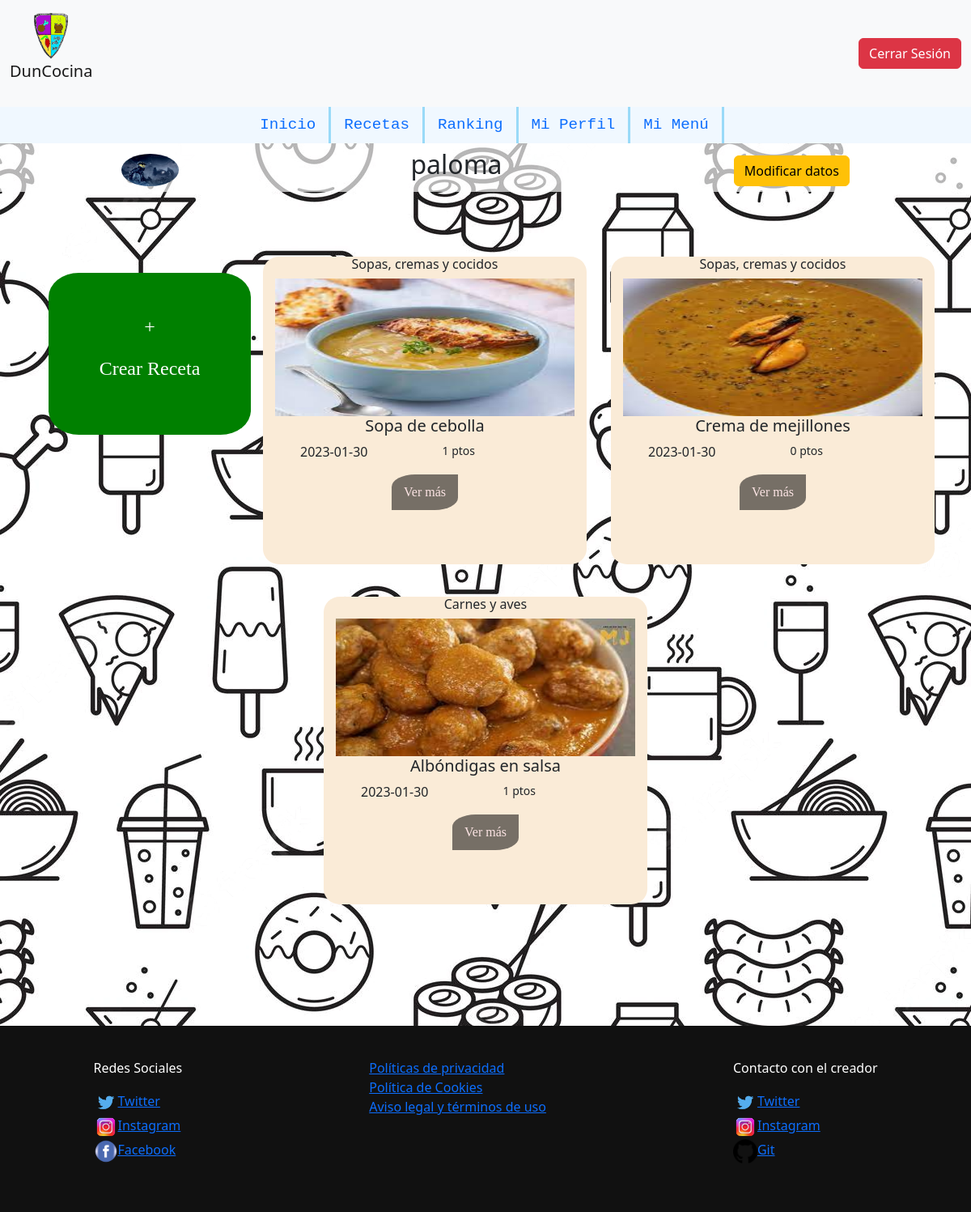
/php/mi_perfil.php (signed in), run on the app's committed database.
### tables this page shows
CREATE TABLE `usuario` (
  `id_user` int(2) NOT NULL,
  `nombre` varchar(30) NOT NULL,
  `contraseña` varchar(255) NOT NULL,
  `foto` varchar(350) DEFAULT NULL
);

CREATE TABLE `receta` (
  `id_receta` int(3) NOT NULL,
  `id_user` int(2) NOT NULL,
  `nombre` varchar(50) NOT NULL,
  `imagen` varchar(350) NOT NULL,
  `tiempo` int(3) NOT NULL,
  `categoria` varchar(30) NOT NULL,
  `ingredientes` varchar(350) NOT NULL,
  `alergenos` varchar(50) DEFAULT NULL,
  `pasos` varchar(1000) NOT NULL,
  `fecha` date NOT NULL COMMENT 'Fecha de subida de la receta',
  `puntuacion` int(5) NOT NULL DEFAULT 0
);

### php/mi_perfil.php (the view, shortened to what this page needs)
<!DOCTYPE html>
<html lang="es">
<head>
    <link href="https://cdn.jsdelivr.net/npm/bootstrap@5.2.0/dist/css/bootstrap.min.css" rel="stylesheet">
    <link  rel="stylesheet" type="text/css" href="../estilos/estilos.css?3.5"/>
</head>
<body>
<?php
    require('./funciones.php');
    $conexion=conexion();
    if(isset($_SESSION['id'])){
        if($_SESSION['id']!='01'){
            $r1=".";
            $e1="..";
            $e2=".";
            $i="../";
            echo insert_cab($r1,$i);
            echo insert_nav($e1,$e2);
            $id=$_SESSION["id"];
            $nombre=$_SESSION["nombre"];
            $imagen=obtener_foto($id);
            echo
                '
                    <header id="datos_user">
                        <img src="'.$imagen.'">
                        <div>
                        <h2>'.$nombre.'</h2>
                        </div>
                        <a href="'.$e2.'/editar_datos_user.php" class="btn btn-warning" role="button">Modificar datos</a>
                    </header>
                ';
            echo '<main><div class="contenedor">';
            echo'
                <a id="crear_receta" href="'.$r1.'/crear_receta.php">
                    <div class="boton_crear_receta">
                        <p>+</p><p>Crear Receta</p>
                    </div>
                </a>';
                $sentencia="select id_receta, nombre, imagen, categoria,
                    fecha, puntuacion from receta where id_user=?";
                $consulta=$conexion->prepare($sentencia);
                $consulta->bind_param("i",$id);
                $consulta->bind_result($id_receta ,$nombre_receta, $imagen, $categoria,
                                    $fecha, $puntuacion);
                $consulta->execute();
                $consulta->store_result();
                while($consulta->fetch()){
                    echo'
                        <div class="tarjeta_receta">
                            <h6>'.$categoria.'</h6>
                            <img src="../'.$imagen.'" class="card-img-top" alt="...">
                            <div class="cuerpo_t">
                                <h5>'.$nombre_receta.'</h5>
                            </div>
                            <div class="data_t">
                                    <p>'.$fecha.'</p>
                                    <small>'.$puntuacion.' ptos</small></p>
                            </div>
                            <a href='.$e2.'/ver_receta.php?id_receta='.$id_receta.'>Ver más</a>
                        </div>
                    ';
                   }
            echo'</div></main>';
            echo insert_footer();
        }
    }
?>
</body>
</html>

### estilos/estilos.css (style rules this page uses)
html { min-height: 100%; position: relative; }
* { margin:0%; padding:0%; }
body { background-image: url("../imagenes/fondos/fondo1.webp"); width: 100%; height: 100%; margin: 0; }
main { margin-bottom: 30%; }
#datos_user { background-color: #ffffffac; display: flex; align-items: flex-end; justify-content: space-around; padding: 7px; }
#datos_user img { width:6%; border-radius: 50%; }
.contenedor { margin-top: 5%; display: flex; justify-content:center; flex-wrap: wrap; }
#crear_receta { text-decoration: none; font-family: cursive; font-size: x-large; width: 250px; height: 200px; margin: 20px 15px; }
.boton_crear_receta p { color:white }
.boton_crear_receta { background-color: green; width: 250px; height: 200px; margin: 20px 15px; border-radius: 15%; display: flex; justify-content: center; flex-direction: column; align-items: center; }
.tarjeta_receta { border-radius: 5%; background-color: antiquewhite; width: 400px; height: 380px; margin: 20px 15px; display: flex; flex-direction: column; align-items: center; transition-duration: 1s; }
.tarjeta_receta img { height: 170px; width:370px; }
.tarjeta_receta a { border-radius: 35%0; background-color: rgb(118, 111, 102); font-size: medium; padding: 10px 15px; display: block; text-align: center; color: rgb(252, 228, 228); text-decoration: none; font-family: cursive; }
.tarjeta_receta a { margin-bottom:20px }
.cuerpo_t { display: contents; }
.data_t { width: 400px; display: flex; justify-content: space-around; }

### data on the page
usuario: foto (picture)
receta: categoria "Sopas, cremas y cocidos", imagen (picture), nombre "Sopa de cebolla", fecha "2023-01-30", puntuacion "1"
receta: categoria "Sopas, cremas y cocidos", imagen (picture), nombre "Crema de mejillones", fecha "2023-01-30", puntuacion "0"
receta: categoria "Carnes y aves", imagen (picture), nombre "Albóndigas en salsa", fecha "2023-01-30", puntuacion "1"

### other printed values
$nombre "paloma"
